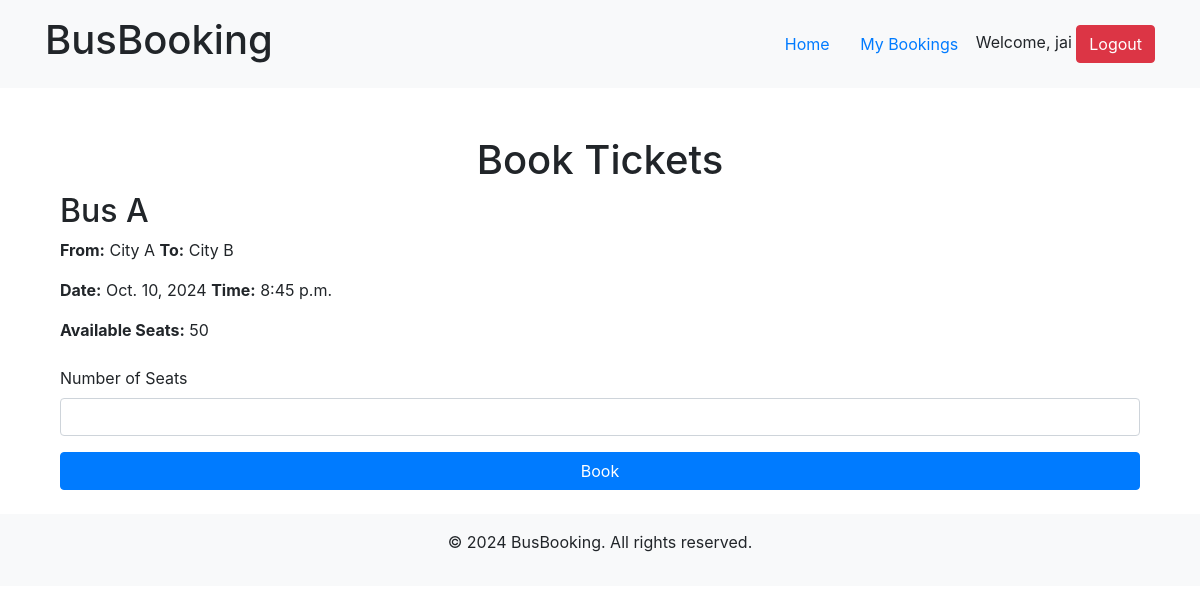
Page /bus/1/book/ (signed in) on the committed database.
### booking/models.py (models this page shows, shortened)
class User(AbstractUser):
    is_admin = models.BooleanField(default=False)

class Bus(models.Model):
    name = models.CharField(max_length=100)
    source = models.CharField(max_length=100)
    destination = models.CharField(max_length=100)
    date = models.DateField()
    time = models.TimeField()
    total_seats = models.IntegerField()
    available_seats = models.IntegerField()
    price = models.DecimalField(max_digits=10, decimal_places=2)

### booking/views.py (the view)
# urls.py: path('bus/<int:bus_id>/book/', views.book_ticket, name='book_ticket'),
@login_required
def book_ticket(request, bus_id):
    bus = get_object_or_404(Bus, pk=bus_id)
    if request.method == 'POST':
        form = BookingForm(request.POST)
        if form.is_valid():
            booking = form.save(commit=False)
            booking.user = request.user
            booking.bus = bus
            if booking.num_seats <= bus.available_seats:
                bus.available_seats -= booking.num_seats
                bus.save()
                booking.save()
                messages.success(request, 'Booking successful!')
                return redirect('my_bookings')
            else:
                messages.error(request, 'Not enough seats available.')
    else:
        form = BookingForm()
        form.fields['num_seats'].widget.attrs.update({'class': 'form-control'})  # Add Bootstrap class here
    return render(request, 'booking/booking_form.html', {'form': form, 'bus': bus})

### booking/forms.py
class BookingForm(forms.ModelForm):
    class Meta:
        model = Booking
        fields = ['num_seats']
        widgets = {
            'num_seats': forms.NumberInput(attrs={'min': 1})
        }

### booking/templatetags/custom_filters.py (called while the page is built)
@register.filter
def add_class(field, css_class):
    return field.as_widget(attrs={'class': css_class})

### booking/templates/booking/booking_form.html (shortened to what this page needs)
{% extends 'booking/base.html' %}
{% block content %}
{% load custom_filters %}
<div class="booking-form container mt-5">
    <h1 class="text-center">Book Tickets</h1>
    <div class="bus-info mb-4">
        <h2>{{ bus.name }}</h2>
        <p><strong>From:</strong> {{ bus.source }} <strong>To:</strong> {{ bus.destination }}</p>
        <p><strong>Date:</strong> {{ bus.date }} <strong>Time:</strong> {{ bus.time }}</p>
        <p><strong>Available Seats:</strong> {{ bus.available_seats }}</p>
    </div>
    <form method="post">
        <div class="mb-3">
            <label for="{{ form.num_seats.id_for_label }}" class="form-label">Number of Seats</label>
            {{ form.num_seats|add_class:"form-control" }}
        </div>
        <button type="submit" class="btn btn-primary w-100">Book</button>
    </form>
</div>
{% endblock %}

### booking/templates/booking/base.html (shortened to what this page needs)
<!DOCTYPE html>
<html lang="en">
<head>
    {% load static %}
    <link href="https://stackpath.bootstrapcdn.com/bootstrap/4.5.2/css/bootstrap.min.css" rel="stylesheet">
</head>
<body>
    <header class="bg-light py-3">
        <div class="container d-flex justify-content-between align-items-center">
            <h1 class="logo">BusBooking</h1>
            <nav>
                {% if user.is_authenticated %}
                    <a href="{% url 'home' %}" class="btn btn-link">Home</a>
                    <a href="{% url 'my_bookings' %}" class="btn btn-link">My Bookings</a>
                    <span class="user-info">Welcome, {{ user.username }}</span>
                    <a href="{% url 'logout' %}" class="btn btn-danger">Logout</a>
                {% else %}
                    <a href="{% url 'login' %}" class="btn btn-primary">Login</a>
                    <a href="{% url 'signup' %}" class="btn btn-secondary">Sign Up</a>
                {% endif %}
            </nav>
        </div>
    </header>
    <main class="container my-4">
        {% block content %}
        {% endblock %}
    </main>
    <footer class="bg-light py-3">
        <div class="container text-center">
            <p>&copy; 2024 BusBooking. All rights reserved.</p>
        </div>
    </footer>
</body>
</html>

### rows in the picture
User: username "jai"
Bus: name "Bus A", source "City A", destination "City B", date "Oct. 10, 2024", time "8:45 p.m.", available_seats "50"
